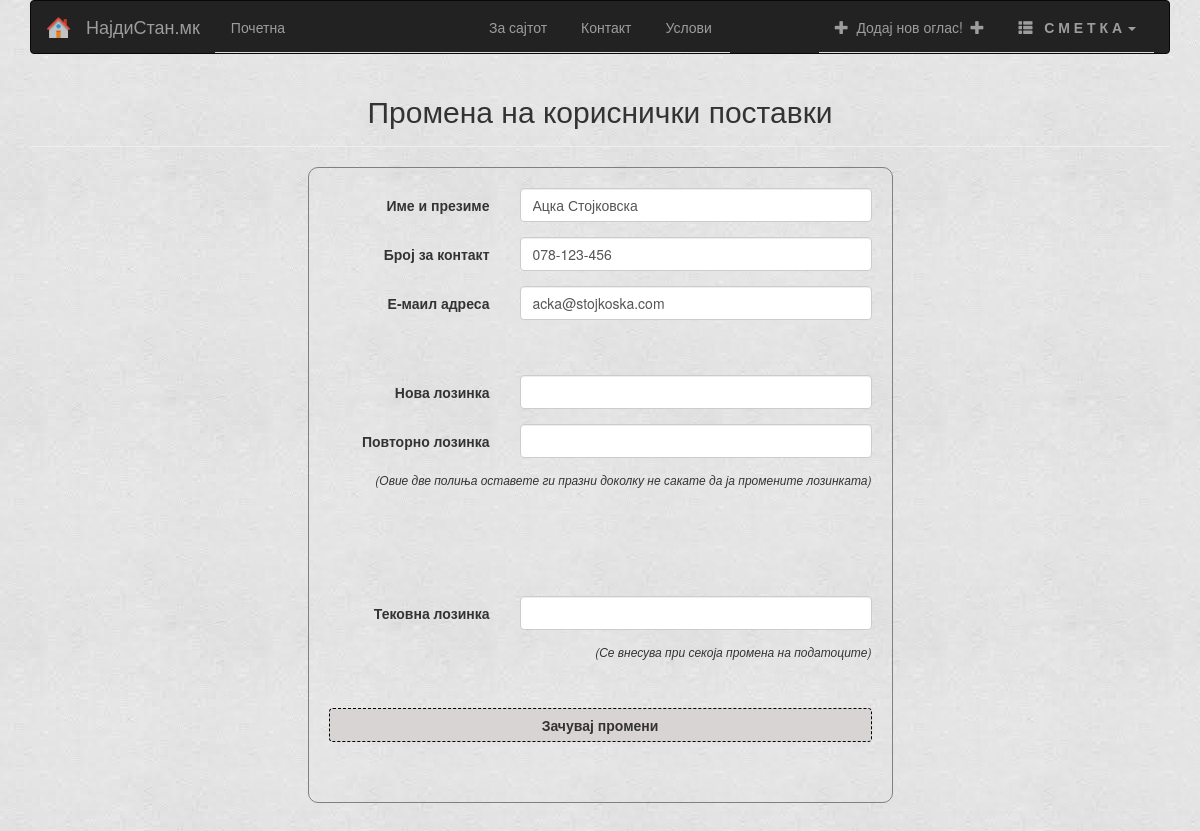
/profile/edit (signed in), run on the app's committed database.
### app/models.py (models this page shows, shortened)
class Users(db.Model):
    userId = db.Column(db.Integer, primary_key=True)
    fullName = db.Column(db.String(100), index=True)
    email = db.Column(db.String(120), index=True, unique=True)
    password = db.Column(db.String(32))
    telNumber = db.Column(db.String(30))
    regIP = db.Column(db.String(20))
    regDate = db.Column(db.DateTime)
    lastSeen = db.Column(db.DateTime)
    isAdmin = db.Column(db.Boolean, default=False)
    interestedIn = db.Column(db.String(120))
    condosOwned = db.relationship('Condo', backref='condoOwner', lazy='dynamic')
    commentsOwned = db.relationship('Comment', backref='commentOwner', lazy='dynamic')
    reportedUser = db.relationship('Reports', backref='userReported', lazy='dynamic')
    @property
    def is_authenticated(self):
        return True
    @property
    def is_admin(self):
        admins = Users.query.filter(Users.isAdmin == 1).all()
        if self in admins:
            return True
        else:
            return False

### app/views.py (the view, shortened to what this page needs)
@app.route('/profile/edit', methods=['GET', 'POST'])
@login_required
def profileEdit():
    form = UserEditProfile()
    cuser = current_user
    return render_template('profileEdit.html', form=form, user=cuser, title='Промена на поставки')

### app/forms.py
class UserEditProfile(FlaskForm):
    fullName = StringField('Име и презиме', validators=[DataRequired(message='Задолжително поле'), Length(min=3, max=30, message='Името мора да биде помеѓу 3 и 30 карактери.')])
    email = StringField('Е-маил адреса', validators=[DataRequired(message='Задолжително поле'), Length(min=3,message='Е-маилот мора да содржи барем 3 карактери.'),Email(message='Внесете валиден емаил во формат: john@doe.com')])
    password1 = PasswordField('Нова лозинка', validators=[EqualTo('repeatPassword1', message='Лозинките не се совпаѓаат.')])
    repeatPassword1 = PasswordField('Повторно лозинка')
    currentPassword1 = PasswordField('Тековна лозинка', validators=[DataRequired(message='Задолжително поле'), Length(min=3, max=50, message='Лозинката мора да биде помеѓу 3 и 50 карактери.')])
    telNumber = StringField('Број за контакт', validators=[DataRequired(message='Задолжително поле'),Length(min=8, max=30,message='Тел. број мора да биде во формат: 07X/yyy-YYY')])

### app/views.py (called while the page is built)
@lm.user_loader
def load_user(id):
    return Users.query.get(int(id))

@app.before_request
def before_request():
    g.user = current_user
    if g.user.is_authenticated:
        g.user.lastSeen = datetime.datetime.utcnow()
        db.session.add(g.user)
        db.session.commit()

### app/templates/profileEdit.html
{% extends 'base.html' %}
{% import 'macros.html' as macros %}
{% block content %}
     <div class="page-header">
     <h2 align="center">Промена на кориснички поставки</h2>
    </div>
    <div class="row" style="margin-bottom: 30px;">
        <div class="col-xs-12 col-md-6 col-sm-6 col-sm-offset-3 col-md-offset-3 col-lg-6 col-lg-offset-3" style="border: 1px solid gray; border-radius:10px; padding:20px">
            {% call macros.render_form(form, action_url=url_for('profileEdit'), action_text='Зачувај промени',  class_='form-horizontal') %}
            {{ macros.render_field_inline_withValue(form.fullName, placeholder='Аце Ацев', value=user.fullName) }}
            {{ macros.render_field_inline_withValue(form.telNumber, placeholder='078 / 123 - 456', value=user.telNumber) }}
            {{ macros.render_field_inline_withValue(form.email, placeholder='ace@acev.com', value=user.email) }}
            <br><br>
            {{ macros.render_field_inline(form.password1, value='') }}
            {{ macros.render_field_inline(form.repeatPassword1, value='') }}
                <h6 class="text-right" style="margin-bottom: 50px;"><i>(Овие две полиња оставете ги празни доколку не сакате да ја промените лозинката)</i></h6>
            <br><br><br>
            {{ macros.render_field_inline(form.currentPassword1, value='') }}
                <h6 class="text-right" style="margin-bottom: 50px;"><i>(Се внесува при секоја промена на податоците)</i></h6>
            {% endcall %}
            <br><br>
        </div>
    </div>
{% endblock %}

### app/templates/macros.html (shortened to what this page needs)
{% macro render_field_inline(field, label_visible=true) -%}
    <div class="form-group {% if field.errors %}has-error{% endif %} {{ kwargs.pop('class_', '') }}">
        {% if (field.type != 'HiddenField' and field.type !='CSRFTokenField') and label_visible %}
            <label for="{{ field.id }}" class="control-label col-sm-4">{{ field.label }}</label>
        {% endif %}
        <div class="col-sm-8">
            {{ field(class_='form-control', **kwargs) }}
        </div>
    </div>
{%- endmacro %}
{% macro render_field_inline_withValue(field, label_visible=true, value='') -%}
    <div class="form-group {% if field.errors %}has-error{% endif %} {{ kwargs.pop('class_', '') }}">
        {% if (field.type != 'HiddenField' and field.type !='CSRFTokenField') and label_visible %}
            <label for="{{ field.id }}" class="control-label col-sm-4">{{ field.label }}</label>
        {% endif %}
        <div class="col-sm-8">
            {{ field(class_='form-control', value=value, **kwargs) }}
        </div>
    </div>
{%- endmacro %}
{% macro render_form(form, action_url='', action_text='Submit',  enctype='', class_='',   btn_class='btn btn-default btn-block') -%}
    <form method="POST" action="{{ action_url }}" role="form" class="{{ class_ }}" enctype="{{enctype}}" autocomplete="off">
        {% if caller %}
            {{ caller() }}
        {% endif %}
        <button type="submit" style='font-weight: bold; background-color: #d8d4d4; border: 1px dashed black; ' class="{{ btn_class }}">{{ action_text }} </button>
    </form>
{%- endmacro %}

### app/templates/base.html (style rules this page uses)
body { background-image: url("../../../static/img/icons/bg.jpg"); }

### data on the page
Users: fullName "Ацка Стојковска", telNumber "078-123-456", email "acka@stojkoska.com"

### other printed values
{{ field.label }} "Име и презиме Број за контакт Е-маил адреса"
{{ field.label }} "Нова лозинка Повторно лозинка Тековна лозинка"
{{ action_text }} "Зачувај промени"
